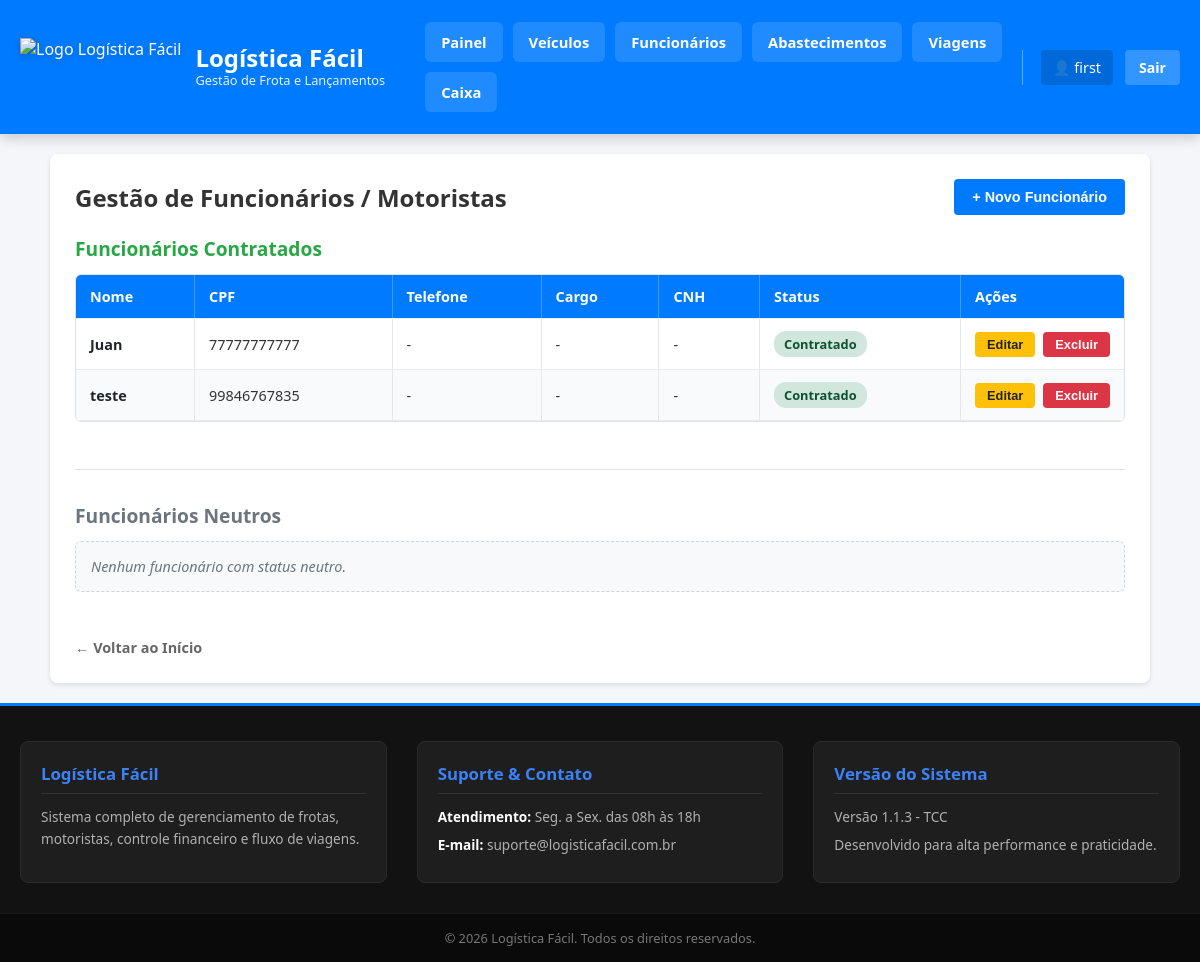
/lista_funcionario/ (signed in), run on the app's committed database.
### app/models.py (models this page shows, shortened)
class Funcionario(models.Model):
    id = models.BigAutoField(primary_key=True)
    usuario = models.ForeignKey(User, on_delete=models.CASCADE, verbose_name="Usuário", db_index=True)
    nome = models.CharField(max_length=150, verbose_name="Nome")
    funcao = models.CharField(max_length=100, verbose_name="Função")
    cpf = models.CharField(max_length=11, unique=True, verbose_name="CPF", db_index=True)
    cnh = models.CharField(max_length=11, unique=True, blank=True, null=True, verbose_name="CNH")
    data_nascimento = models.DateField(verbose_name="Data de Nascimento")
    descricao = models.TextField(blank=True, null=True, verbose_name="Descrição")
    status = models.ForeignKey(
        StatusFuncionario,
        on_delete=models.PROTECT,
        verbose_name="Status",
        blank=True,
        null=True
    )
    class Meta:
        db_table = 'funcionarios'
        verbose_name = "Funcionário"
        verbose_name_plural = "Funcionários"

class StatusFuncionario(models.Model):
    id = models.BigAutoField(primary_key=True)
    nome = models.CharField(max_length=50, unique=True, verbose_name="Status")
    class Meta:
        db_table = 'status_funcionarios'
        verbose_name = "Status de Funcionário"
        verbose_name_plural = "Status de Funcionários"

### app/views.py (the view)
# urls.py: path('lista_funcionario/', views.lista_funcionario, name='lista_funcionario'),
@login_required
def lista_funcionario(request):
    funcionarios = Funcionario.objects.filter(usuario=request.user)
    funcionarios_contratados = funcionarios.filter(status__nome__iexact='contratado').order_by('nome')
    funcionarios_neutros = funcionarios.filter(status__nome__iexact='neutro').order_by('nome')
    outros_funcionarios = funcionarios.exclude(status__nome__iexact='contratado').exclude(status__nome__iexact='neutro').order_by('nome')
    return render(request, 'enterprise/funcionario/funcionario.html', {
        'contratados': funcionarios_contratados,
        'neutros': funcionarios_neutros,
        'outros': outros_funcionarios
    })

### app/templates/enterprise/funcionario/funcionario.html (shortened to what this page needs)
{% extends 'base.html' %}
{% load static %}
{% block extra_css %}
    <link rel="stylesheet" href="{% static 'css/content.css' %}?v=11.0">
{% endblock %}
{% block content %}
<div class="container_principal-lista_funcionario">
    <div class="cabecalho_pagina-lista_funcionario">
        <h2 class="titulo_pagina-lista_funcionario">Gestão de Funcionários / Motoristas</h2>
        <a href="{% url 'add_funcionario' %}" class="link_novo-lista_funcionario">
            <button type="button" class="btn_novo-lista_funcionario">+ Novo Funcionário</button>
        </a>
    </div>
    <h3 class="subtitulo_contratados-lista_funcionario">Funcionários Contratados</h3>
    {% if contratados %}
        <div class="wrapper_tabela-lista_funcionario">
            <table class="tabela_frota-lista_funcionario">
                <thead>
                    <tr>
                        <th>Nome</th>
                        <th>CPF</th>
                        <th>Telefone</th>
                        <th>Cargo</th>
                        <th>CNH</th>
                        <th>Status</th>
                        <th class="coluna_acoes-lista_funcionario">Ações</th>
                    </tr>
                </thead>
                <tbody>
                    {% for func in contratados %}
                        <tr class="{% cycle 'linha_branca-lista_funcionario' 'linha_cinza-lista_funcionario' %}">
                            <td class="texto_negrito-lista_funcionario">{{ func.nome }}</td>
                            <td>{{ func.cpf }}</td>
                            <td>{{ func.telefone|default:"-" }}</td>
                            <td>{{ func.cargo|default:"-" }}</td>
                            <td>{{ func.cnh|default:"-" }}</td>
                            <td><span class="badge_status-lista_funcionario status_ativo-lista_funcionario">{{ func.status.nome|title }}</span></td>
                            <td>
                                <div class="container_botoes-lista_funcionario">
                                    <a href="{% url 'editar_funcionario' func.id %}" class="link_acao-lista_funcionario"><button type="button" class="btn_editar-lista_funcionario">Editar</button></a>
                                    <form action="{% url 'excluir_funcionario' func.id %}" method="POST" class="form_excluir-lista_funcionario" data-confirm-exclusao>
                                        <button type="submit" class="btn_excluir-lista_funcionario">Excluir</button>
                                    </form>
                                </div>
                            </td>
                        </tr>
                    {% endfor %}
                </tbody>
            </table>
        </div>
    {% else %}
        <div class="aviso_vazio-lista_funcionario">Nenhum funcionário contratado cadastrado.</div>
    {% endif %}
    <br><hr class="divisor-lista_funcionario"><br>
    <h3 class="subtitulo_neutros-lista_funcionario">Funcionários Neutros</h3>
    {% if neutros %}
        <div class="wrapper_tabela-lista_funcionario">
            <table class="tabela_frota-lista_funcionario">
                <thead>
                    <tr>
                        <th>Nome</th>
                        <th>CPF</th>
                        <th>Telefone</th>
                        <th>Cargo</th>
                        <th>CNH</th>
                        <th>Status</th>
                        <th class="coluna_acoes-lista_funcionario">Ações</th>
                    </tr>
                </thead>
                <tbody>
                    {% for func in neutros %}
                        <tr class="{% cycle 'linha_branca-lista_funcionario' 'linha_cinza-lista_funcionario' %}">
                            <td class="texto_negrito-lista_funcionario">{{ func.nome }}</td>
                            <td>{{ func.cpf }}</td>
                            <td>{{ func.telefone|default:"-" }}</td>
                            <td>{{ func.cargo|default:"-" }}</td>
                            <td>{{ func.cnh|default:"-" }}</td>
                            <td>{{ func.validade_cnh|date:"d/m/Y"|default:"-" }}</td>
                            <td><span class="badge_status-lista_funcionario status_inativo-lista_funcionario">{{ func.status.nome|title }}</span></td>
                            <td>
                                <div class="container_botoes-lista_funcionario">
                                    <a href="{% url 'editar_funcionario' func.id %}" class="link_acao-lista_funcionario"><button type="button" class="btn_editar-lista_funcionario">Editar</button></a>
                                    <form action="{% url 'excluir_funcionario' func.id %}" method="POST" class="form_excluir-lista_funcionario" data-confirm-exclusao>
                                        {% csrf_token %}
                                        <button type="submit" class="btn_excluir-lista_funcionario">Excluir</button>
                                    </form>
                                </div>
                            </td>
                        </tr>
                    {% endfor %}
                </tbody>
            </table>
        </div>
    {% else %}
        <div class="aviso_vazio-lista_funcionario">Nenhum funcionário com status neutro.</div>
    {% endif %}
    <br><br>
    <a href="{% url 'home' %}" class="link_voltar_home-lista_funcionario">← Voltar ao Início</a>
</div>
{% endblock %}

### app/templates/base.html (shortened to what this page needs)
{% load static %}
<!DOCTYPE html>
<html lang="pt-BR">
<head>
    <link rel="stylesheet" href="{% static 'css/style.css' %}">
    {% block extra_css %}{% endblock %}
</head>
<body class="corpo-base">
    <header class="cabecalho-base">
        <div class="container_cabecalho-base">
            <div class="marca_cabecalho-base">
                <a href="{% if request.user.is_authenticated %}{% url 'home' %}{% else %}{% url 'login' %}{% endif %}" class="link_logo-base">
                    <img src="{% static 'img/logo_caminhao.png' %}" alt="Logo Logística Fácil" class="img_logo-base">
                    <div class="texto_marca-base">
                        <span class="titulo_sistema-base">Logística Fácil</span>
                        <span class="subtitulo_sistema-base">Gestão de Frota e Lançamentos</span>
                    </div>
                </a>
            </div>
            {% if request.user.is_authenticated %}
                <nav class="navegacao-base" id="navegacaoBase">
                    <div class="links_navegacao-base">
                        <a href="{% url 'home' %}" class="item_link-base">Painel</a>
                        <a href="{% url 'lista_veiculos' %}" class="item_link-base">Veículos</a>
                        <a href="{% url 'lista_funcionario' %}" class="item_link-base">Funcionários</a>
                        <a href="{% url 'lista_abastecida' %}" class="item_link-base">Abastecimentos</a>
                        <a href="{% url 'lista_viagem' %}" class="item_link-base">Viagens</a>
                        <a href="{% url 'lista_caixa' %}" class="item_link-base">Caixa</a>
                    </div>
                    <div class="usuario_info-base">
                        <a href="{% url 'perfil_user' %}" class="link_perfil_usuario-base" title="Acessar Perfil">
                            👤 {{ request.user.username }}
                        </a>
                        <a href="{% url 'logout' %}" class="btn_sair-base">Sair</a>
                    </div>
                </nav>
            {% endif %}
        </div>
    </header>
    <main class="conteudo_principal-base">
        {% block content %}{% endblock %}
    </main>
    <footer class="rodape-base">
        <div class="container_rodape-base">
            <div class="coluna_rodape-base">
                <h4 class="titulo_coluna-base">Logística Fácil</h4>
                <p class="texto_coluna-base">Sistema completo de gerenciamento de frotas, motoristas, controle financeiro e fluxo de viagens.</p>
            </div>
            <div class="coluna_rodape-base">
                <h4 class="titulo_coluna-base">Suporte & Contato</h4>
                <p class="item_contato-base"><strong>Atendimento:</strong> Seg. a Sex. das 08h às 18h</p>
                <p class="item_contato-base"><strong>E-mail:</strong> suporte@logisticafacil.com.br</p>
            </div>
            <div class="coluna_rodape-base">
                <h4 class="titulo_coluna-base">Versão do Sistema</h4>
                <p class="texto_coluna-base">Versão 1.1.3 - TCC</p>
                <p class="texto_coluna-base">Desenvolvido para alta performance e praticidade.</p>
            </div>
        </div>
        <div class="copia_direitos-base">
            &copy; {% now "Y" %} Logística Fácil. Todos os direitos reservados.
        </div>
    </footer>
</body>
</html>

### app/static/css/style.css (style rules this page uses)
* { box-sizing: border-box; margin: 0; padding: 0; }
:root { --cor-primaria-base: #007bff; --cor-primaria-hover-base: #0056b3; --cor-sucesso-base: #28a745; --cor-perigo-base: #dc3545; --cor-cinza-escuro-base: #1a1a1a; --cor-fundo-pagina-base: #f4f6f9; --cor-fundo-rodape-base: #121212; --cor-fundo-rodape-card-base: #1e1e1e; --cor-texto-rodape-base: #b0b0b0; --cor-borda-base: #dee2e6; --fonte-padrao-base: 'Segoe UI', Roboto, Helvetica, Arial, sans-serif; }
body.corpo-base { background-color: var(--cor-fundo-pagina-base); font-family: var(--fonte-padrao-base); color: #333333; display: flex; flex-direction: column; min-height: 100vh; }
.cabecalho-base { background-color: var(--cor-primaria-base); color: #ffffff; box-shadow: 0 4px 12px rgba(0, 0, 0, 0.18); position: sticky; top: 0; z-index: 1000; padding: 22px 0; }
.container_cabecalho-base { max-width: 1200px; margin: 0 auto; padding: 0 20px; display: flex; justify-content: space-between; align-items: center; gap: 20px; }
.marca_cabecalho-base { display: flex; align-items: center; flex-shrink: 0; }
.link_logo-base { display: flex; align-items: center; gap: 14px; text-decoration: none; color: #ffffff; }
.img_logo-base { height: 58px; width: auto; object-fit: contain; filter: drop-shadow(0px 2px 4px rgba(0,0,0,0.2)); }
.texto_marca-base { display: flex; flex-direction: column; }
.titulo_sistema-base { font-size: 1.5rem; font-weight: 700; line-height: 1.1; white-space: nowrap; }
.subtitulo_sistema-base { font-size: 0.8rem; opacity: 0.9; white-space: nowrap; }
.navegacao-base { display: flex; align-items: center; justify-content: space-between; width: 100%; margin-left: 20px; }
.links_navegacao-base { display: flex; align-items: center; gap: 10px; flex-wrap: wrap; }
.item_link-base { color: #ffffff; text-decoration: none; font-weight: 600; font-size: 0.92rem; padding: 10px 16px; border-radius: 6px; background-color: rgba(255, 255, 255, 0.12); transition: all 0.2s ease; white-space: nowrap; }
.usuario_info-base { display: flex; align-items: center; gap: 12px; border-left: 1px solid rgba(255, 255, 255, 0.35); padding-left: 18px; flex-shrink: 0; }
.link_perfil_usuario-base { color: #ffffff; text-decoration: none; font-size: 0.9rem; padding: 8px 12px; border-radius: 4px; background-color: rgba(0, 0, 0, 0.15); transition: background-color 0.2s; white-space: nowrap; }
.btn_sair-base, .btn_login-base { background-color: rgba(255, 255, 255, 0.2); color: #ffffff; text-decoration: none; padding: 8px 14px; border-radius: 4px; font-size: 0.88rem; font-weight: bold; transition: background-color 0.2s; white-space: nowrap; }
.conteudo_principal-base { flex: 1; max-width: 1200px; width: 100%; margin: 20px auto; padding: 0 20px; }
.rodape-base { background-color: var(--cor-fundo-rodape-base); color: #ffffff; margin-top: auto; padding-top: 35px; border-top: 3px solid var(--cor-primaria-base); }
.container_rodape-base { max-width: 1200px; margin: 0 auto; padding: 0 20px; display: grid; grid-template-columns: repeat(3, 1fr); gap: 30px; }
.coluna_rodape-base { background-color: var(--cor-fundo-rodape-card-base); padding: 20px; border-radius: 8px; border: 1px solid #2a2a2a; }
.titulo_coluna-base { color: #3b82f6; font-size: 1.05rem; margin-bottom: 12px; border-bottom: 1px solid #333333; padding-bottom: 8px; }
.texto_coluna-base, .item_contato-base { color: var(--cor-texto-rodape-base); font-size: 0.85rem; line-height: 1.6; margin-bottom: 6px; }
.item_contato-base strong { color: #ffffff; }
.copia_direitos-base { text-align: center; padding: 15px; margin-top: 30px; background-color: #0a0a0a; font-size: 0.8rem; color: #777777; border-top: 1px solid #1a1a1a; }

### data on the page
Funcionario: nome "Juan", cpf "77777777777", telefone "-", cargo "-", cnh "-", status.nome "Contratado"
Funcionario: nome "teste", cpf "99846767835", telefone "-", cargo "-", cnh "-", status.nome "Contratado"

### other printed values
{{ request.user.username }} "first"
